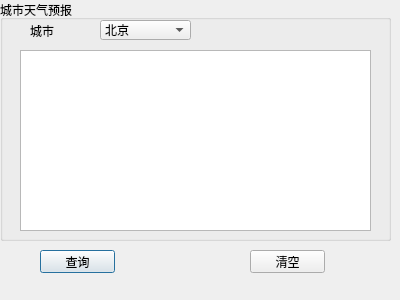
<?xml version="1.0" encoding="UTF-8"?>
<ui version="4.0">
 <class>Dialog</class>
 <widget class="QDialog" name="Dialog">
  <property name="geometry">
   <rect>
    <x>0</x>
    <y>0</y>
    <width>400</width>
    <height>300</height>
   </rect>
  </property>
  <property name="windowTitle">
   <string>Dialog</string>
  </property>
  <widget class="QGroupBox" name="groupBox">
   <property name="geometry">
    <rect>
     <x>0</x>
     <y>0</y>
     <width>391</width>
     <height>241</height>
    </rect>
   </property>
   <property name="title">
    <string>城市天气预报</string>
   </property>
   <widget class="QTextEdit" name="textEdit">
    <property name="geometry">
     <rect>
      <x>20</x>
      <y>50</y>
      <width>351</width>
      <height>181</height>
     </rect>
    </property>
   </widget>
   <widget class="QComboBox" name="comboBox">
    <property name="geometry">
     <rect>
      <x>100</x>
      <y>20</y>
      <width>91</width>
      <height>20</height>
     </rect>
    </property>
    <item>
     <property name="text">
      <string>北京</string>
     </property>
    </item>
    <item>
     <property name="text">
      <string>上海</string>
     </property>
    </item>
    <item>
     <property name="text">
      <string>天津</string>
     </property>
    </item>
   </widget>
   <widget class="QLabel" name="label">
    <property name="geometry">
     <rect>
      <x>30</x>
      <y>20</y>
      <width>61</width>
      <height>21</height>
     </rect>
    </property>
    <property name="text">
     <string>城市</string>
    </property>
   </widget>
  </widget>
  <widget class="QPushButton" name="queryBtn">
   <property name="geometry">
    <rect>
     <x>40</x>
     <y>250</y>
     <width>75</width>
     <height>23</height>
    </rect>
   </property>
   <property name="maximumSize">
    <size>
     <width>75</width>
     <height>16777215</height>
    </size>
   </property>
   <property name="text">
    <string>查询</string>
   </property>
  </widget>
  <widget class="QPushButton" name="clearBtn">
   <property name="geometry">
    <rect>
     <x>250</x>
     <y>250</y>
     <width>75</width>
     <height>23</height>
    </rect>
   </property>
   <property name="maximumSize">
    <size>
     <width>75</width>
     <height>16777215</height>
    </size>
   </property>
   <property name="text">
    <string>清空</string>
   </property>
  </widget>
 </widget>
 <resources/>
 <connections>
  <connection>
   <sender>queryBtn</sender>
   <signal>clicked()</signal>
   <receiver>Dialog</receiver>
   <slot>accept()</slot>
   <hints>
    <hint type="sourcelabel">
     <x>77</x>
     <y>261</y>
    </hint>
    <hint type="destinationlabel">
     <x>199</x>
     <y>149</y>
    </hint>
   </hints>
  </connection>
  <connection>
   <sender>clearBtn</sender>
   <signal>clicked()</signal>
   <receiver>Dialog</receiver>
   <slot>accept()</slot>
   <hints>
    <hint type="sourcelabel">
     <x>287</x>
     <y>261</y>
    </hint>
    <hint type="destinationlabel">
     <x>199</x>
     <y>149</y>
    </hint>
   </hints>
  </connection>
 </connections>
</ui>
